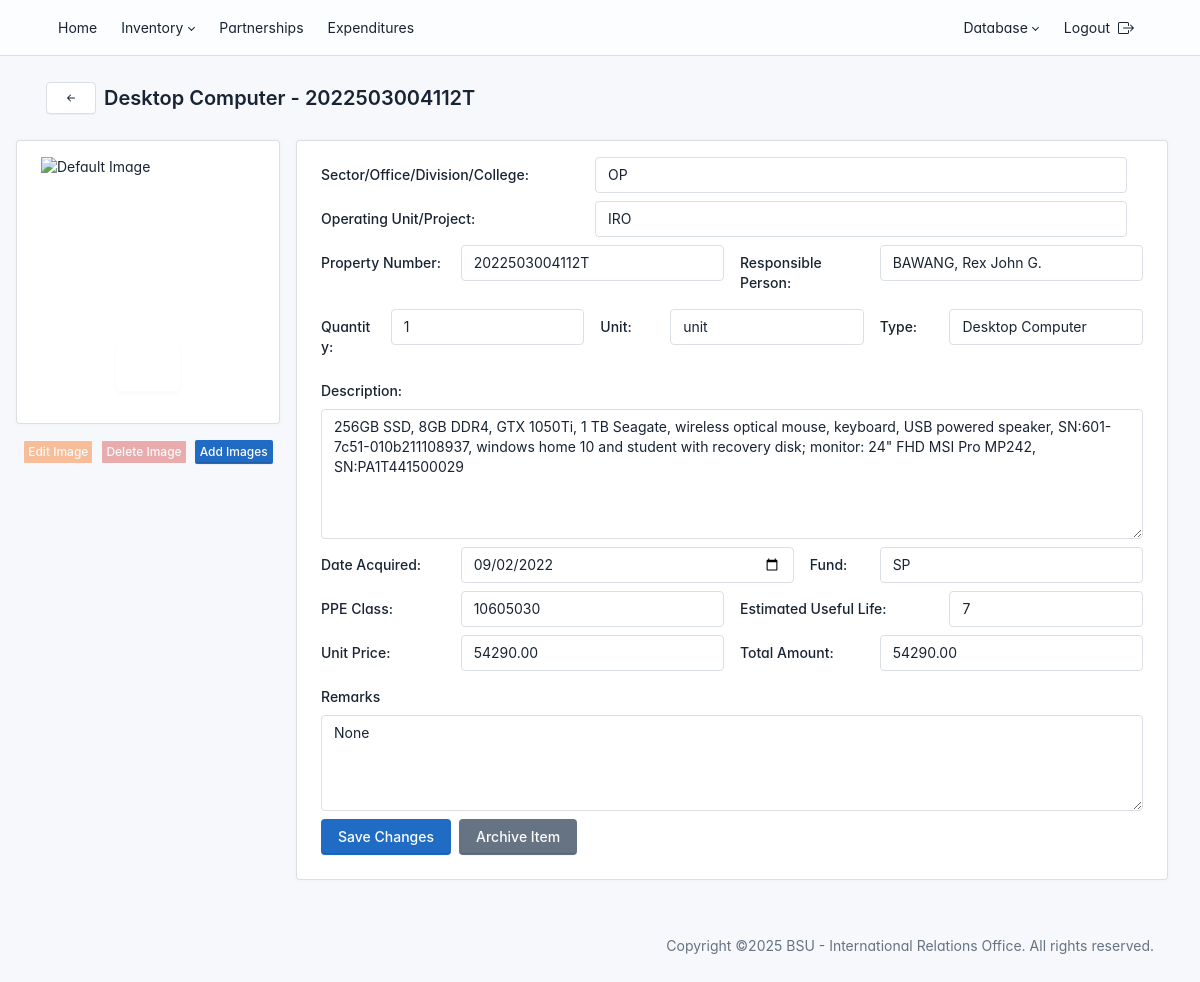
Screenshot of /administrator/item-admin/16/ with the database file from the repository.
### administrator/models.py (models this page shows, shortened)
class Item(models.Model):
    sector_office_division_college = models.CharField(max_length=200)
    operating_unit_project = models.CharField(max_length=200, default="IRO")
    property_number = models.CharField(max_length=100,)
    responsible_person = models.CharField(max_length=200, default="BAWANG, Rex John G.")
    quantity = models.IntegerField()
    unit = models.CharField(max_length=50)
    item_type = models.ForeignKey(ItemType, on_delete=models.RESTRICT)
    description = models.TextField(max_length=1000)
    date_acquired = models.DateField()
    fund = models.CharField(max_length=100)
    ppe_class = models.CharField(max_length=100, null=True, blank=True)
    estimated_useful_life = models.IntegerField(help_text="Estimated useful life in years")
    unit_price = models.DecimalField(max_digits=10, decimal_places=2)
    total_amount = models.DecimalField(max_digits=12, decimal_places=2)
    is_archived = models.BooleanField(default=False)
    remarks = models.TextField(max_length=500, blank=True, null=True)

class ItemType(models.Model):
    name = models.CharField(max_length=100)
    image = models.ImageField(upload_to='item_types/', blank=True, null=True)  # Image field added

### administrator/views.py (the view)
# urls.py: path('item-admin/<int:id>/', views.item_detail, name='item_detail_admin'),
def item_detail(request, id):
    item = get_object_or_404(Item, id=id)
    item_types = ItemType.objects.all()  # Fetch all item types
    return render(request, 'administrator/item_detail.html', {'item': item, 'item_types': item_types})

### templates/administrator/item_detail.html (shortened to what this page needs)
{% extends "administrator/base.html" %}
{% load static %}
{% block content %}
<div class="page-wrapper">
    <div class="page-header d-print-none">
        <div class="container-xl">
            <div class="row g-2 align-items-center">
                <div class="col d-flex align-items-center">
                    <a href="javascript:history.back()" class="btn btn-outline" aria-label="Go Back">
                        <svg xmlns="http://www.w3.org/2000/svg" width="16" height="16" fill="currentColor" class="bi bi-arrow-left-short" viewBox="0 0 16 16">
                            <path fill-rule="evenodd" d="M12 8a.5.5 0 0 1-.5.5H5.707l2.147 2.146a.5.5 0 0 1-.708.708l-3-3a.5.5 0 0 1 0-.708l3-3a.5.5 0 1 1 .708.708L5.707 7.5H11.5a.5.5 0 0 1 .5.5"/>
                        </svg>
                    </a>
                    <h2 class="page-title mb-0 ms-2">
                        {{ item.item_type.name }} - {{ item.property_number }}
                    </h2>
                </div>
            </div>
        </div>
    </div>
    <div class="page-body container-fluid">
        <div class="row">
            <div class="col-md-3 row">
                <div class="col-md-12" style="margin-top: 0; padding-top: 0;">
                    <div class="card">
                        <div class="card-body">
                            <div id="carousel-indicators-thumb" class="carousel slide carousel-fade" data-bs-ride="carousel">
                                {% if item.images.all %}
                                <div class="carousel-indicators carousel-indicators-thumb">
                                    {% for img in item.images.all %}
                                    <button type="button" data-bs-target="#carousel-indicators-thumb" data-bs-slide-to="{{ forloop.counter0 }}" class="ratio ratio-4x3 {% if forloop.first %}active{% endif %}" style="background-image: url('{{ img.image.url }}')"></button>
                                    {% endfor %}
                                </div>
                                <div class="carousel-inner">
                                    {% for img in item.images.all %}
                                    <div class="carousel-item {% if forloop.first %}active{% endif %}">
                                        <img class="d-block w-100 img-fluid carousel-image" alt="Item Image" src="{{ img.image.url }}">
                                    </div>
                                    {% endfor %}
                                </div>
                                {% else %}
                                <div class="carousel-indicators carousel-indicators-thumb">
                                    <button type="button" data-bs-target="#carousel-indicators-thumb" data-bs-slide-to="0" class="ratio ratio-4x3 active" style="background-image: url('{% static "iro_logo.png" %}')"></button>
                                </div>
                                <div class="carousel-inner">
                                    <div class="carousel-item active">
                                        <img class="d-block w-100 img-fluid carousel-image" alt="Default Image" src="{% static 'iro_logo.png' %}">
                                    </div>
                                </div>
                                {% endif %}
                            </div>
                        </div>
                    </div>
                    <div class="d-flex justify-content-center">
                        <button type="button" class="btn btn-sm btn-warning mt-3" data-bs-toggle="modal" data-bs-target="#editImageModal" {% if not item.images.all %}disabled{% endif %}>
                            Edit Image
                        </button>
                        <button type="button" class="btn btn-sm btn-danger mt-3 mx-2" data-bs-toggle="modal" data-bs-target="#deleteImageModal" {% if not item.images.all %}disabled{% endif %}>
                            Delete Image
                        </button>
                        <button type="button" class="btn btn-sm btn-primary mt-3 " data-bs-toggle="modal" data-bs-target="#uploadImageModal">
                            Add Images
                        </button>
                    </div>
                </div>
            </div>
            <div class="col-md-9">
                <div class="card">
                    <div class="card-body">
                        <form method="POST" action="{% url 'item_edit' item.id %}">
                            <div class="row">
                                <div class="form-group row mb-2">
                                    <label for="sector_office_division_college" class="col-sm-4 col-form-label">Sector/Office/Division/College:</label>
                                    <div class="col-sm-8">
                                        <input type="text" class="form-control" id="sector_office_division_college" name="sector_office_division_college" value="{{ item.sector_office_division_college }}">
                                    </div>
                                </div>
                                <div class="form-group row mb-2">
                                    <label for="operating_unit_project" class="col-sm-4 col-form-label">Operating Unit/Project:</label>
                                    <div class="col-sm-8">
                                        <input type="text" class="form-control" id="operating_unit_project" name="operating_unit_project" value="{{ item.operating_unit_project }}">
                                    </div>
                                </div>
                            </div>
                            <div class="form-group row mb-2">
                                <label for="property_number" class="col-sm-2 col-form-label">Property Number:</label>
                                <div class="col-sm-4">
                                    <input type="text" class="form-control" id="property_number" name="property_number" value="{{ item.property_number }}">
                                </div>
                                <label for="responsible_person" class="col-sm-2 col-form-label">Responsible Person:</label>
                                <div class="col-sm-4">
                                    <input type="text" class="form-control" id="responsible_person" name="responsible_person" value="{{ item.responsible_person }}">
                                </div>
                            </div>
                            <div class="form-group row mb-2">
                                <label for="quantity" class="col-sm-1 col-form-label">Quantity:</label>
                                <div class="col-sm-3">
                                    <input type="number" class="form-control" id="quantity" name="quantity" value="{{ item.quantity }}">
                                </div>
                                <label for="unit" class="col-sm-1 col-form-label">Unit:</label>
                                <div class="col-sm-3">
                                    <input type="text" class="form-control" id="unit" name="unit" value="{{ item.unit }}">
                                </div>
                                <label for="item_type" class="col-sm-1 col-form-label">Type:</label>
                                <div class="col-sm-3">
                                    <select class="form-control" id="item_type" name="item_type">
                                        {% for type in item_types %}
                                            <option value="{{ type.id }}" {% if item.item_type.id == type.id %}selected{% endif %}>{{ type.name }}</option>
                                        {% endfor %}
                                    </select>
                                </div>
                            </div>
                            <div class="form-group row mb-2">
                                <label for="description" class="col-form-label">Description:</label>
                                <div class="">
                                    <textarea class="form-control" id="description" name="description" style="height: 130px;">{{ item.description }}</textarea>
                                </div>
                            </div>
                            <div class="form-group row mb-2">
                                <label for="date_acquired" class="col-sm-2 col-form-label">Date Acquired:</label>
                                <div class="col-sm-5">
                                    <input type="date" class="form-control" id="date_acquired" name="date_acquired" value="{{ item.date_acquired|date:'Y-m-d' }}">
                                </div>
                                <label for="fund" class="col-sm-1 col-form-label">Fund:</label>
                                <div class="col-sm-4">
                                    <input type="text" class="form-control" id="fund" name="fund" value="{{ item.fund }}">
                                </div>
                            </div>
                            <div class="form-group row mb-2">
                                <label for="ppe_class" class="col-sm-2 col-form-label">PPE Class:</label>
                                <div class="col-sm-4">
                                    <input type="text" class="form-control" id="ppe_class" name="ppe_class" value="{{ item.ppe_class }}">
                                </div>
                                <label for="estimated_useful_life" class="col-sm-3 col-form-label">Estimated Useful Life:</label>
                                <div class="col-sm-3">
                                    <input type="number" class="form-control" id="estimated_useful_life" name="estimated_useful_life" value="{{ item.estimated_useful_life }}">
                                </div>
                            </div>
                            <div class="form-group row mb-2">
                                <label for="unit_price" class="col-sm-2 col-form-label">Unit Price:</label>
                                <div class="col-sm-4">
                                    <input type="number" class="form-control" id="unit_price" name="unit_price" value="{{ item.unit_price }}" step="0.01">
                                </div>
                                <label for="total_amount" class="col-sm-2 col-form-label">Total Amount:</label>
                                <div class="col-sm-4">
                                    <input type="number" class="form-control" id="total_amount" name="total_amount" value="{{ item.total_amount }}" step="0.01">
                                </div>
                            </div>
                            <div class="rm-group row mb-2">
                                <label class=" col-form-label">Remarks</label>
                                <div class="">
                                    <textarea class="form-control" name="remarks" placeholder="Enter remarks" rows="4">{{ request.POST.remarks|default:item.remarks }}</textarea>
                                </div>
                            </div>
                            <div class="form-group row mb-2">
                                <div class="col-sm-12 d-flex gap-2">
                                    <button type="submit" class="btn btn-primary">Save Changes</button>
                                    {% if item.is_archived %}
                                        <button type="button" class="btn btn-success" data-bs-toggle="modal" data-bs-target="#unarchiveModal">
                                            Unarchive Item
                                        </button>
                                    {% else %}
                                        <button type="button" class="btn btn-secondary" data-bs-toggle="modal" data-bs-target="#archiveModal">
                                            Archive Item
                                        </button>
                                    {% endif %}
                                </div>
                            </div>
                        </form>
                    </div>
                </div>
            </div>
        </div>
    </div>
</div>
{% endblock content %}

### templates/administrator/base.html (style rules this page uses)
:root { --tblr-font-sans-serif: 'Inter Var', -apple-system, BlinkMacSystemFont, San Francisco, Segoe UI, Roboto, Helvetica Neue, sans-serif; }
body { font-feature-settings: "cv03", "cv04", "cv11"; }

### templates/administrator/item_detail.html (style rules this page uses)
.carousel-inner { position: relative; width: 100%; height: 250px; }
.carousel-image { width: 100%; height: 100%; object-fit: cover; }

### rows the page displays
Item: item_type.name "Desktop Computer", property_number "2022503004112T", sector_office_division_college "OP", operating_unit_project "IRO", responsible_person "BAWANG, Rex John G.", quantity "1", unit "unit", item_type "Desktop Computer", description "256GB SSD, 8GB DDR4, GTX 1050Ti, 1 TB Seagate, wireless optical mouse, keyboard, USB powered speaker, SN:601-7c51-010b211108937, windows home 10 and student with recovery disk; monitor: 24\" FHD MSI Pro MP242, SN:PA1T441500029", date_acquired "09/02/2022", fund "SP", ppe_class "10605030", estimated_useful_life "7", unit_price "54290.00", total_amount "54290.00", remarks "None"
